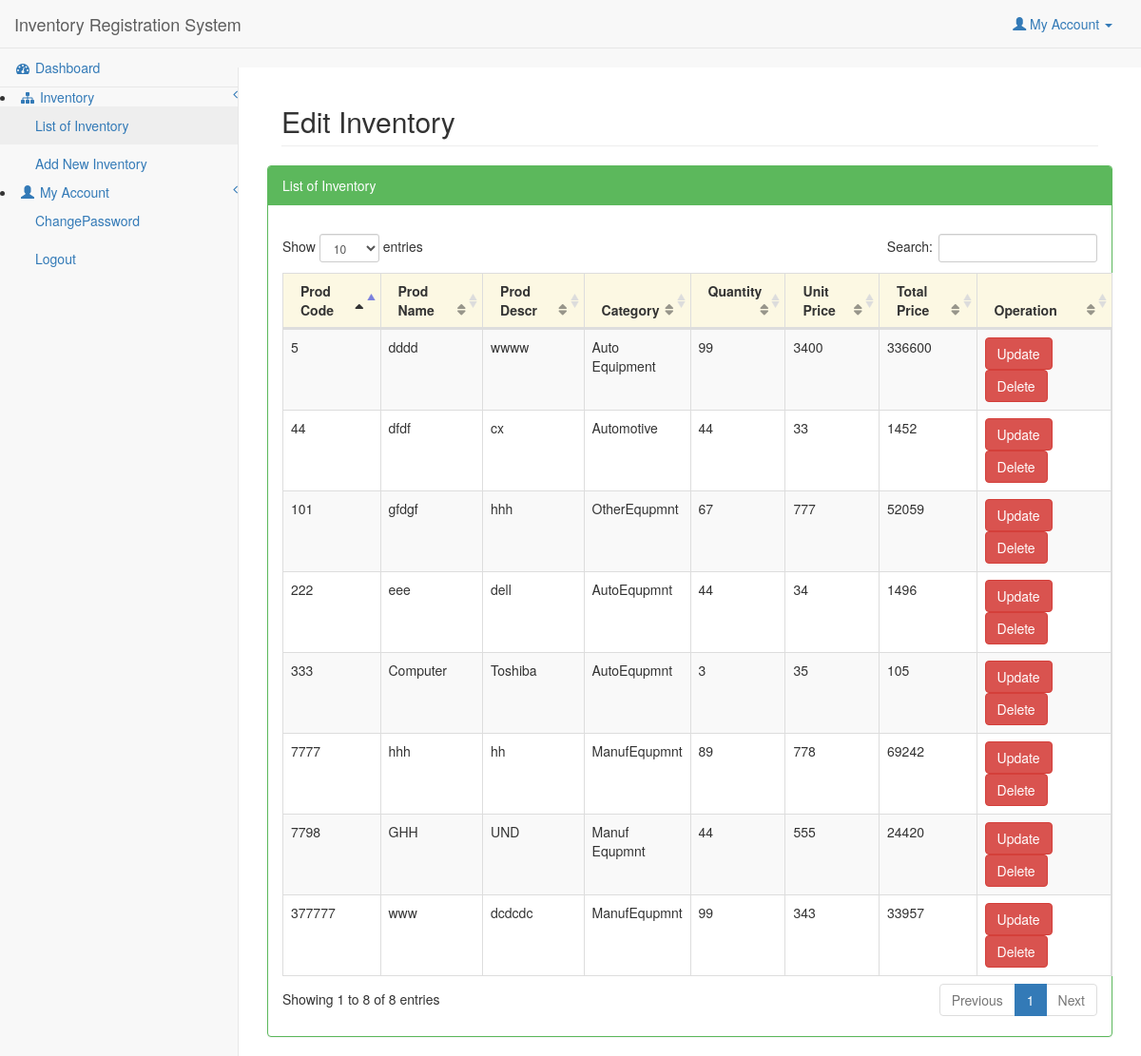
Screenshot of /listInventory.php (signed in) with the database file from the repository.
### tables this page shows
CREATE TABLE `tblproduct` (
  `ProdCode` int(12) NOT NULL,
  `ProdName` varchar(30) NOT NULL,
  `ProdDesc` varchar(100) NOT NULL,
  `Category` varchar(25) NOT NULL,
  `Quantity` int(100) NOT NULL,
  `UnitPrice` int(11) NOT NULL
);

### listInventory.php (the view, shortened to what this page needs)
<!doctype html>
<html>
<head>
<link href="vendor/bootstrap/css/bootstrap.min.css" rel="stylesheet">
<link href="vendor/metisMenu/metisMenu.min.css" rel="stylesheet">
<link href="vendor/bootstrap-social/bootstrap-social.css" rel="stylesheet">
<link href="dist/css/customized.css" rel="stylesheet">
<link href="vendor/font-awesome/css/font-awesome.min.css" rel="stylesheet" type="text/css">
<link href="vendor/datatables-plugins/dataTables.bootstrap.css" rel="stylesheet">
<link href="vendor/datatables-responsive/dataTables.responsive.css" rel="stylesheet">
</head>
<body>
<div class="wrapper">
<nav class="navbar navbar-default navbar-static-top" role="navigation" style="margin-bottom: 0">
            <div class="navbar-header">
                <a class="navbar-brand" href=" index.php">Inventory Registration System</a>
            </div>
<ul class="nav  navbar-top-links navbar-right">
            <li class="dropdown">
              <a class="dropdown-toggle" data-toggle="dropdown" href="#"><span class="glyphicon glyphicon-user"></span> My Account
              <span class="caret"></span></a>
                       </li>
              </ul>
<div class="navbar-default sidebar" role="navigation">
     <div class="sidebar-nav navbar-collapse">
	  <ul class="nav" id="side-menu">
<li>
                          <a href="main.php"><i class="fa fa-dashboard fa-fw"></i> Dashboard</a>
                    </li>
                  </ul>
<li>
<a href="addInventory.php"><i class="fa fa-sitemap fa-fw"></i> Inventory<span class="fa arrow"></span></a>
<ul class="nav nav-second-level">
                		<li>
                                    	<a href="listInventory.php">List of Inventory</a>
                                </li>
                                <li>
                                    	<a href="addInventory.php">Add New Inventory</a>
                                </li>
</ul>
</li>
<li>
<a href="ChangePassword.php"><i class="glyphicon glyphicon-user fa-fw"></i> My Account<span class="fa arrow"></span></a>
<ul class="nav nav-second-level">
                           <li>
                                    <a href="ChangePassword.php">ChangePassword</a>
                           </li>
                           <li>
                                    <a href="Logout.php">Logout</a>
                           </li>
</ul>
</li>
</div>
</div>
</nav>
 <<div id="page-wrapper">
            <div class="container-fluid">
                <div class="row">
                    <div class="col-sm-12">
                         <h2 class="page-header">Edit Inventory</h2>
                    </div>
                </div>
            </div>
<div class="row">
<div class="col-sm-12">
<div class=" panel panel-green">
<div class="panel-heading">List of Inventory</div>
<div class="panel-body">
<table class="table  table-striped table-bordered table-hover " id="datatable">
<thead>
<tr class="warning ">
<th>Prod Code</th>
<th>Prod Name</th>
<th>Prod Descr</th>
<th>Category</th>
<th>Quantity</th>
<th> Unit Price</th>
<th> Total Price </th>
<th> Operation </th>
</tr>
</thead>
<tbody>
<?php
$servername = "localhost";
$username = "root";
$password = "";
$dbname = "dtaInventory";
$conn = mysqli_connect($servername, $username, $password, $dbname);
$sql = "SELECT * FROM tblproduct";
$result = mysqli_query($conn, $sql);
if (mysqli_num_rows($result) > 0) {
while($row = mysqli_fetch_assoc($result)) {
?>
<tr>
<td> <?php echo $row['ProdCode']; ?> </td>
<td> <?php echo $row['ProdName']; ?> </td>
<td> <?php echo $row['ProdDesc']; ?></td>
<td> <?php echo $row['Category']; ?> </td>
<td> <?php echo $row['Quantity']; ?> </td>
<td> <?php echo $row['UnitPrice']; ?> </td>
<td> <?php echo $row['UnitPrice'] * $row['Quantity']; ?>
</td>
<div class="form-group">
<td>   <button type="button" class="btn btn-danger "
onClick="window.location.href='invUpdate.php?ProdCode=<?php echo $row['ProdCode']; ?> ' "> Update</button>
  <button type="button" class="btn btn-danger " onClick="javascript:delete_id(<?php echo $row['ProdCode']; ?>)" >Delete</button>   </td>
<?php
}
}
?>
</tbody>
</table>
		</div>
		</div>
		</div>
		</div>
		</div>
		</div>
</body>
</html>

### rows the page displays
tblproduct: ProdCode "5", ProdName "dddd", ProdDesc "wwww", Category "Auto Equipment", Quantity "99", UnitPrice "3400", $row['UnitPrice'] * $row['Quantity'] "336600"
tblproduct: ProdCode "44", ProdName "dfdf", ProdDesc "cx", Category "Automotive", Quantity "44", UnitPrice "33", $row['UnitPrice'] * $row['Quantity'] "1452"
tblproduct: ProdCode "101", ProdName "gfdgf", ProdDesc "hhh", Category "OtherEqupmnt", Quantity "67", UnitPrice "777", $row['UnitPrice'] * $row['Quantity'] "52059"
tblproduct: ProdCode "222", ProdName "eee", ProdDesc "dell", Category "AutoEqupmnt", Quantity "44", UnitPrice "34", $row['UnitPrice'] * $row['Quantity'] "1496"
tblproduct: ProdCode "333", ProdName "Computer", ProdDesc "Toshiba", Category "AutoEqupmnt", Quantity "3", UnitPrice "35", $row['UnitPrice'] * $row['Quantity'] "105"
tblproduct: ProdCode "7777", ProdName "hhh", ProdDesc "hh", Category "ManufEqupmnt", Quantity "89", UnitPrice "778", $row['UnitPrice'] * $row['Quantity'] "69242"
tblproduct: ProdCode "7798", ProdName "GHH", ProdDesc "UND", Category "Manuf Equpmnt", Quantity "44", UnitPrice "555", $row['UnitPrice'] * $row['Quantity'] "24420"
tblproduct: ProdCode "377777", ProdName "www", ProdDesc "dcdcdc", Category "ManufEqupmnt", Quantity "99", UnitPrice "343", $row['UnitPrice'] * $row['Quantity'] "33957"
